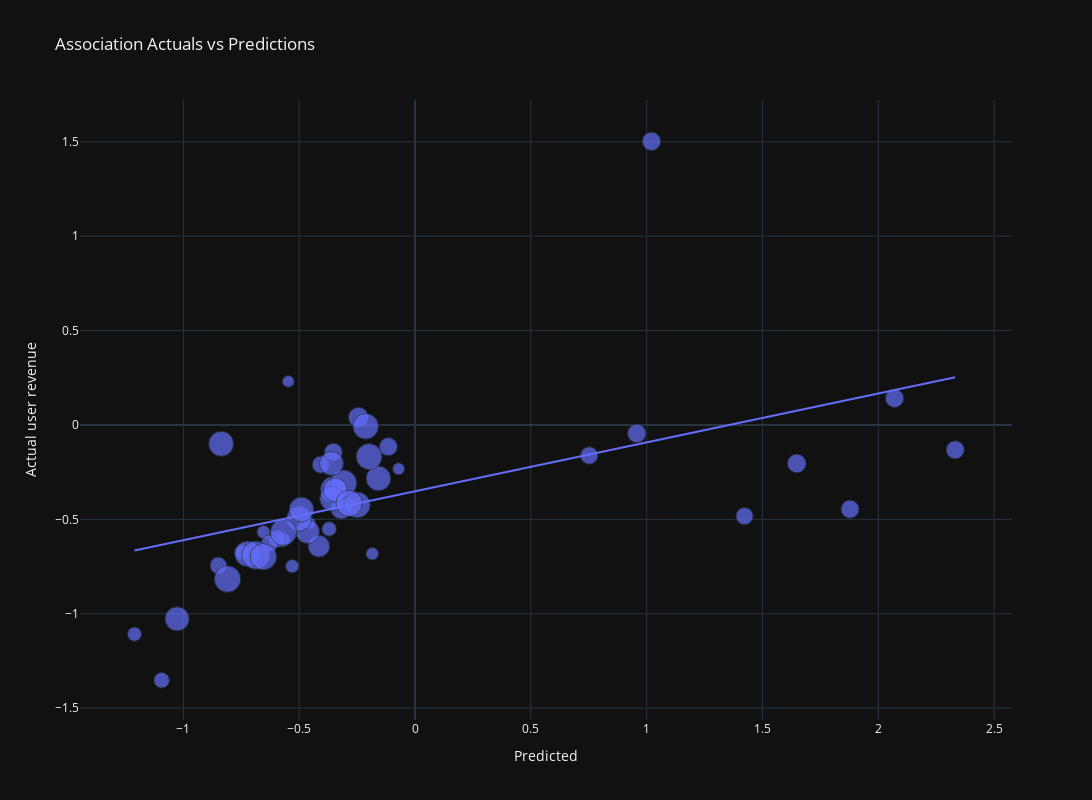

Notebook cell for this chart:
### Code cell
pdf = pd.DataFrame({'y_test': agg_df_train['d7_28_increase_api'].values, 'predictions': predictions, 'installs': agg_df_train['te_installs']})

fig = px.scatter(pdf, x='predictions', y='y_test', title='Association Actuals vs Predictions', trendline='ols',
                 labels={'predictions': 'X-axis Label', 'y_test': 'Y-axis Label'},
                 template='plotly_dark',
                 hover_data=['predictions', 'y_test'],
                 size='installs',  # Set size proportional to 'installs'
                 )

# Customize the layout
fig.update_layout(
    width=1700,
    height=800,
    xaxis=dict(title_text='Predicted'),
    yaxis=dict(title_text='Actual user revenue'),
    legend=dict(title='Legend Title'),
    showlegend=True
)

# Show the plot
fig.show()

### Figure 1 — Plotly figure (JSON) as saved in the notebook; plotly's stock layout.template omitted (floating-point values rounded to 4 significant figures)
{"data": [{"hovertemplate": "X-axis Label=%{x}<br>Y-axis Label=%{y}<br>installs=%{marker.size}<extra></extra>", "legendgroup": "", "marker": {"color": "#636efa", "size": [2417, 2605, 2696, 2695, 2730, 2811, 2626, 2363, 1255, 1142, 1131, 1112, 1349, 1411, 1379, 1415, 1571, 1678, 1725, 1696, 1941, 2329, 2267, 2257, 2365, 2591, 2630, 2813, 3230, 3478, 3776, 4486, 4873, 5257, 5237, 4973, 5357, 5498, 5193, 5522, 6341, 5566, 5346, 4981, 4910, 4642, 4568, 4819, 4592, 5543, 5555], "sizemode": "area", "sizeref": 15.85, "symbol": "circle"}, "mode": "markers", "name": "", "orientation": "v", "showlegend": false, "type": "scatter", "x": [0.752, 1.878, 1.021, 2.07, 0.9571, 1.648, 2.332, 1.423, -0.1847, -0.07088, -0.4553, -0.5471, -0.2937, -0.5302, -0.6539, -0.3726, -1.211, -0.3708, -0.7483, -0.571, -1.094, -0.596, -0.6273, -0.8487, -0.4065, -0.3524, -0.1151, -0.3389, -0.244, -0.3193, -0.4151, -0.4635, -0.158, -0.3526, -0.213, -0.501, -0.1984, -0.308, -0.7232, -0.5682, -0.687, -0.8094, -0.2494, -0.8369, -0.4904, -1.027, -0.3604, -0.3583, -0.3444, -0.2845, -0.6545], "xaxis": "x", "y": [-0.1617, -0.4461, 1.503, 0.1414, -0.04499, -0.204, -0.1317, -0.4829, -0.6826, -0.2326, -0.5199, 0.2307, -0.4166, -0.7486, -0.5678, -0.37, -1.108, -0.5507, -0.6756, -0.608, -1.352, -0.6031, -0.627, -0.7448, -0.2103, -0.1444, -0.1153, -0.3389, 0.0399, -0.4433, -0.6424, -0.5656, -0.2835, -0.3406, -0.007355, -0.4974, -0.1677, -0.3079, -0.683, -0.5682, -0.69, -0.8162, -0.4237, -0.0998, -0.4483, -1.027, -0.204, -0.39, -0.3444, -0.4157, -0.6982], "yaxis": "y"}, {"hovertemplate": "<b>OLS trendline</b><br>y_test = 0.2591 * predictions + -0.351746<br>R<sup>2</sup>=0.258085<br><br>X-axis Label=%{x}<br>Y-axis Label=%{y} <b>(trend)</b><extra></extra>", "legendgroup": "", "marker": {"color": "#636efa", "symbol": "circle"}, "mode": "lines", "name": "", "showlegend": false, "type": "scatter", "x": [-1.211, -1.094, -1.027, -0.8487, -0.8369, -0.8094, -0.7483, -0.7232, -0.687, -0.6545, -0.6539, -0.6273, -0.596, -0.571, -0.5682, -0.5471, -0.5302, -0.501, -0.4904, -0.4635, -0.4553, -0.4151, -0.4065, -0.3726, -0.3708, -0.3604, -0.3583, -0.3526, -0.3524, -0.3444, -0.3389, -0.3193, -0.308, -0.2937, -0.2845, -0.2494, -0.244, -0.213, -0.1984, -0.1847, -0.158, -0.1151, -0.07088, 0.752, 0.9571, 1.021, 1.423, 1.648, 1.878, 2.07, 2.332], "xaxis": "x", "y": [-0.6656, -0.6351, -0.6179, -0.5716, -0.5686, -0.5615, -0.5456, -0.5391, -0.5298, -0.5213, -0.5212, -0.5143, -0.5062, -0.4997, -0.499, -0.4935, -0.4891, -0.4816, -0.4788, -0.4718, -0.4697, -0.4593, -0.4571, -0.4483, -0.4478, -0.4451, -0.4446, -0.4431, -0.4431, -0.441, -0.4395, -0.4345, -0.4315, -0.4278, -0.4255, -0.4164, -0.415, -0.4069, -0.4031, -0.3996, -0.3927, -0.3816, -0.3701, -0.1569, -0.1038, -0.08721, 0.01683, 0.07518, 0.1348, 0.1847, 0.2525], "yaxis": "y"}], "layout": {"height": 800, "legend": {"itemsizing": "constant", "title": {"text": "Legend Title"}, "tracegroupgap": 0}, "showlegend": true, "title": {"text": "Association Actuals vs Predictions"}, "width": 1700, "xaxis": {"anchor": "y", "domain": [0, 1], "title": {"text": "Predicted"}}, "yaxis": {"anchor": "x", "domain": [0, 1], "title": {"text": "Actual user revenue"}}}}
